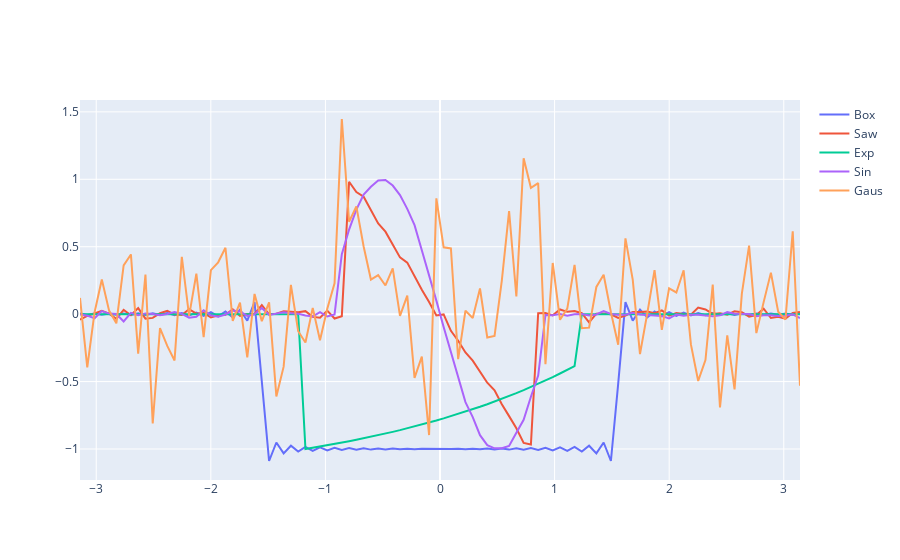

This figure's notebook cell:
### Code cell
fig=go.Figure()
fig.update_xaxes(range=[-np.pi,np.pi])
x=np.linspace(-np.pi,np.pi,100)
Generate('Box',x,Amount=2)
plot(fig,x,Generate('Box',x,Amount=1,normalized=True,fourier=True,N=100)[0],'Box')
plot(fig,x,Generate('Saw',x,Amount=1,normalized=True,Noise=True,noiseParameter=1.4)[0],'Saw')
plot(fig,x,Generate('Exp',x,Amount=1,normalized=True)[0],'Exp')
plot(fig,x,Generate('Sin',x,Amount=1,normalized=True,Noise=True,noiseParameter=0.5)[0],'Sin')
plot(fig,x,Generate('Gaus',x,Amount=100,normalized=True,Noise=True,N=80,M=40)[0],'Gaus')

fig
